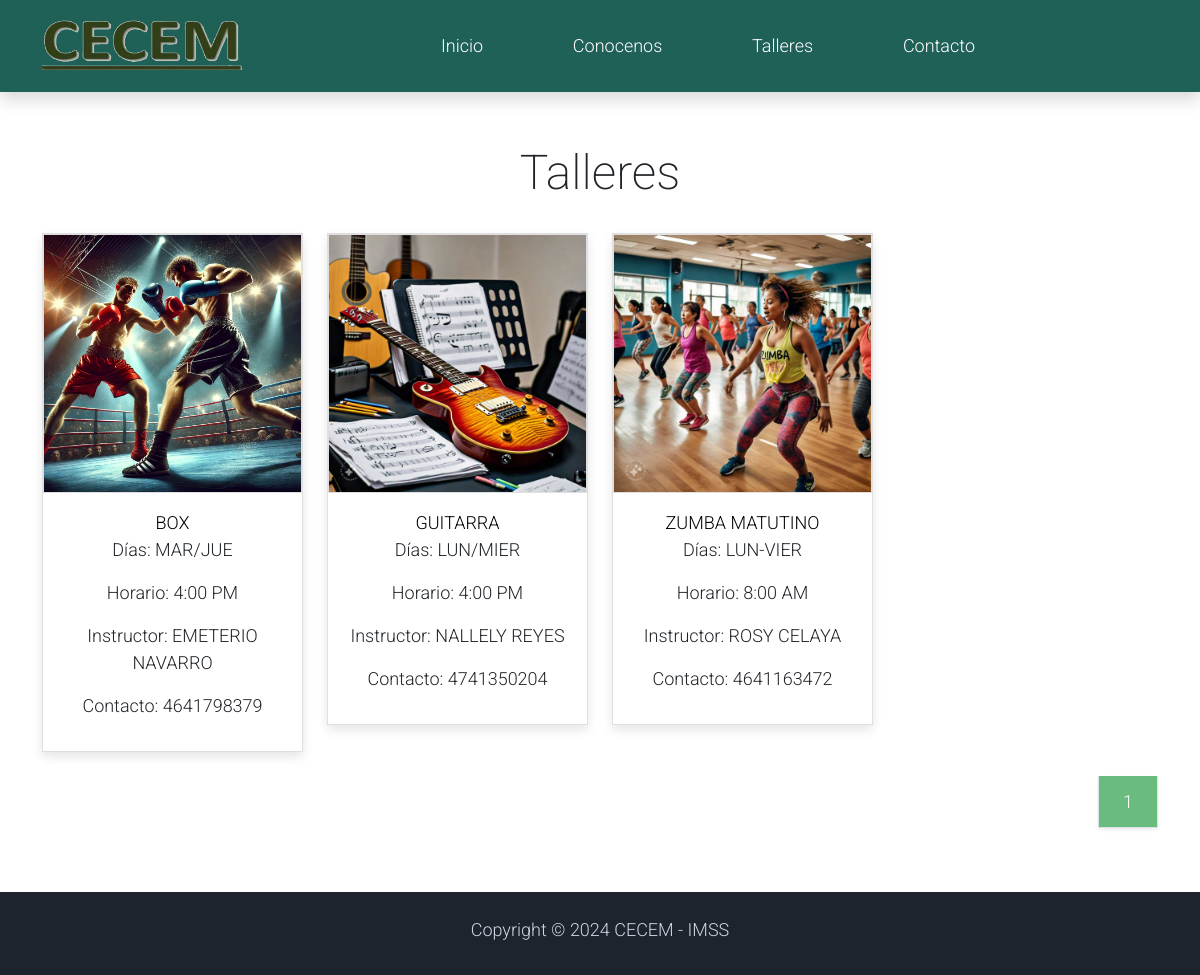
Screenshot of /talleres/ with the database file from the repository.
### inicio/models.py (models this page shows, shortened)
class Taller(models.Model):
    nombre = models.CharField(max_length=100)
    imagen = models.ImageField(upload_to='talleres/', null=True, blank=True)
    dias = models.CharField(max_length=200)  # Ejemplo: "Lunes, Miércoles, Viernes"
    horario = models.CharField(max_length=100)  # Ejemplo: "9:00 AM - 11:00 AM"
    instructor = models.CharField(max_length=100)  # Nombre del instructor
    contacto = models.CharField(max_length=100)  # Ejemplo: "Telefono: 123-456-7890"
    fecha_creacion = models.DateTimeField(auto_now_add=True)

### inicio/views.py (the view)
# urls.py: path('talleres/',taller_view,name='talleres')
def taller_view(request):
    talleres = Taller.objects.all().order_by('nombre')  # Asegúrate de ordenar los resultados
    paginator = Paginator(talleres, 8)  # 8 talleres por página
    page_number = request.GET.get('page')  # Obtiene el número de página
    page_obj = paginator.get_page(page_number)  # Pagina los resultados
    return render(request, 'talleres.html', {'page_obj': page_obj})

### inicio/templates/talleres.html (shortened to what this page needs)
{% extends "base.html" %}
{% load static %}
{% block content %}
    <div class="container py-5 d-flex justify-content-center">
        <div class="row">
            <div class="col-lg-12">
                <div class="row d-flex justify-content-center align-items-center">
                    <div class="col-md-auto">
                        <ul class="list-inline shop-top-menu pb-3 pt-1">
                            <li class="list-inline-item">
                                <a class="h1 text-dark text-decoration-none text-center">Talleres</a>
                            </li>
                        </ul>
                    </div>
                </div>
                <div class="row">
                    {% for taller in page_obj %}
                    <div class="col-sm-3" >
                        <div class="card mb-4 product-wap rounded-0" style="widht: 500px; overflow: hidden;">
                            <div class="card rounded-0">
                                <img class="card-img rounded-0 img-fluid" src="{{ taller.imagen.url }}" alt="{{ taller.nombre }}">
                            </div>
                            <div class="card-body">
                                <center><a href="shop-single.html" class="h4 text-decoration-none">{{ taller.nombre }}</a></center>
                                <p class="text-center">Días: {{ taller.dias }}</p>
                                <p class="text-center">Horario: {{ taller.horario }}</p>
                                <p class="text-center">Instructor: {{ taller.instructor }}</p>
                                <p class="text-center">Contacto: {{ taller.contacto }}</p>
                            </div>
                        </div>
                    </div>
                    {% endfor %}
                </div>
                <div class="row">
                    <ul class="pagination pagination-lg justify-content-end">
                        <li class="page-item disabled">
                            <a class="page-link active rounded-0 mr-3 shadow-sm border-top-0 border-left-0" href="#" tabindex="-1">{{ page_obj.number }}</a>
                        </li>
                    </ul>
                </div>
            </div>
        </div>
    </div>
{% endblock %}

### inicio/templates/base.html (shortened to what this page needs)
{% load static %}
{% load static %}
<!DOCTYPE html>
<html lang="en">
<head>
    <link rel="stylesheet" href="{% static 'css/bootstrap.min.css' %}">
    <link rel="stylesheet" href="{% static 'css/templatemo.css' %}">
    <link rel="stylesheet" href="{% static 'css/custom.css' %}">
    <link rel="stylesheet" href="{% static 'css/nav.css' %}">
    <link rel="stylesheet" href="{% static 'css/fontawesome.min.css' %}">
    <link rel="stylesheet" href="https://use.fontawesome.com/releases/v5.12.1/css/all.css">
</head>
{% include "header.html" %}
{% block content %}{% endblock %}
{% include "footer.html" %}
</html>

### inicio/templates/header.html (shortened to what this page needs)
{% load static %}
<head>
</head>
<nav class="navbar navbar-expand-lg navbar-light shadow">
    <div class="container d-flex justify-content-between align-items-center">
        <a class="navbar-brand text-success logo h1 align-self-center">
            <img src="{% static 'img/CECEM.png' %} " width="200" height="50" />
        </a>
        <div class="align-self-right collapse navbar-collapse flex-fill d-lg-flex justify-content-lg-between" id="templatemo_main_nav">
            <div class="flex-fill">
                <ul class="nav navbar-nav d-flex justify-content-between mx-lg-auto">
                    <li class="nav-item">
                        <a class="nav-link text-white font-weight-bold" href="{% url 'index' %}">Inicio</a>
                    </li>
                    <li class="nav-item">
                        <a class="nav-link text-white font-weight-bold" href="{% url 'about' %}">Conocenos</a>
                    </li>
                    <li class="nav-item">
                        <a class="nav-link text-white font-weight-bold" href="{% url 'talleres' %}">Talleres</a>
                    </li>
                    <li class="nav-item">
                        <a class="nav-link text-white font-weight-bold" href="{% url 'contacto' %}">Contacto</a>
                    </li>
                </ul>
            </div>
        </div>
    </div>
</nav>

### inicio/templates/footer.html
{% load static %}
<footer class="bg-dark" id="tempaltemo_footer">
    <div class="w-100 bg-black py-3">
        <div class="container">
            <div class="row pt-2">
                <div class="col-12">
                    <p class="text-center text-light">
                        Copyright &copy; 2024 CECEM - IMSS
                    </p>
                </div>
            </div>
        </div>
    </div>
</footer>

### inicio/static/css/templatemo.css (style rules this page uses)
body, ul, li, p, a, label, input, div { font-family: 'Roboto', sans-serif; font-size: 18px !important; font-weight: 300 !important; }
.h1 { font-family: 'Roboto', sans-serif; font-size: 48px !important; font-weight: 200 !important; }
.logo { font-weight: 500 !important; }
.text-success { color: #59ab6e !important; }
.text-light { color: #cfd6e1 !important; }
.bg-dark { background-color: #212934 !important; }
.bg-black { background-color: #1d242d !important; }
.pagination .page-link:hover, .pagination .page-link.active { background-color: #69bb7e; color: #fff; }
#templatemo_main_nav a { color: #212934; }
.product-wap { box-shadow: 0px 5px 10px 0px rgba(0, 0, 0, 0.10); }
.card.product-wap a { color: #000; }
.product-wap .h3, .product-wap li, .product-wap i, .product-wap p { font-size: 12px !important; }
@media (min-width: 768px) { #templatemo_main_nav .navbar-nav { max-width: 450px; } }
@media (min-width: 992px) { #templatemo_main_nav .navbar-nav { max-width: 550px; } }
@media (min-width: 992px) { .product-wap .h3, .product-wap li, .product-wap i, .product-wap p { font-size: 18px !important; } }

### inicio/static/css/nav.css (style rules this page uses)
.navbar { background-color: #1f6157; }
.navbar-nav { justify-content: right; }
.py-5 { padding-top: 1rem; padding-bottom: 1rem; }

### inicio/templates/header.html (style rules this page uses)
.navbar { background-color: #1f6157; }
.navbar-nav { justify-content: flex-end; }

### rows the page displays
Taller: imagen (picture), nombre "BOX", dias "MAR/JUE", horario "4:00 PM", instructor "EMETERIO NAVARRO", contacto "4641798379"
Taller: imagen (picture), nombre "GUITARRA", dias "LUN/MIER", horario "4:00 PM", instructor "NALLELY REYES", contacto "4741350204"
Taller: imagen (picture), nombre "ZUMBA MATUTINO", dias "LUN-VIER", horario "8:00 AM", instructor "ROSY CELAYA", contacto "4641163472"

### other values shown
{{ page_obj.number }} "1"
